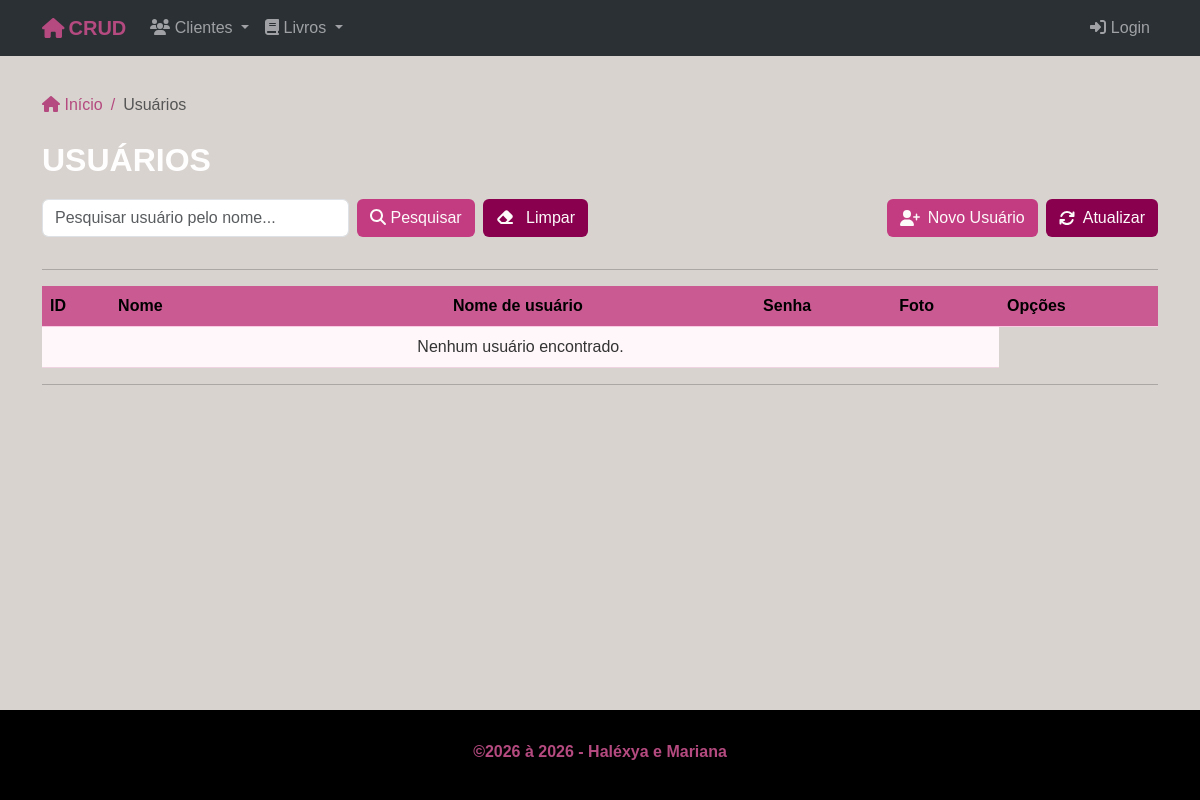
Before: /usuarios/index.php with the older database file.
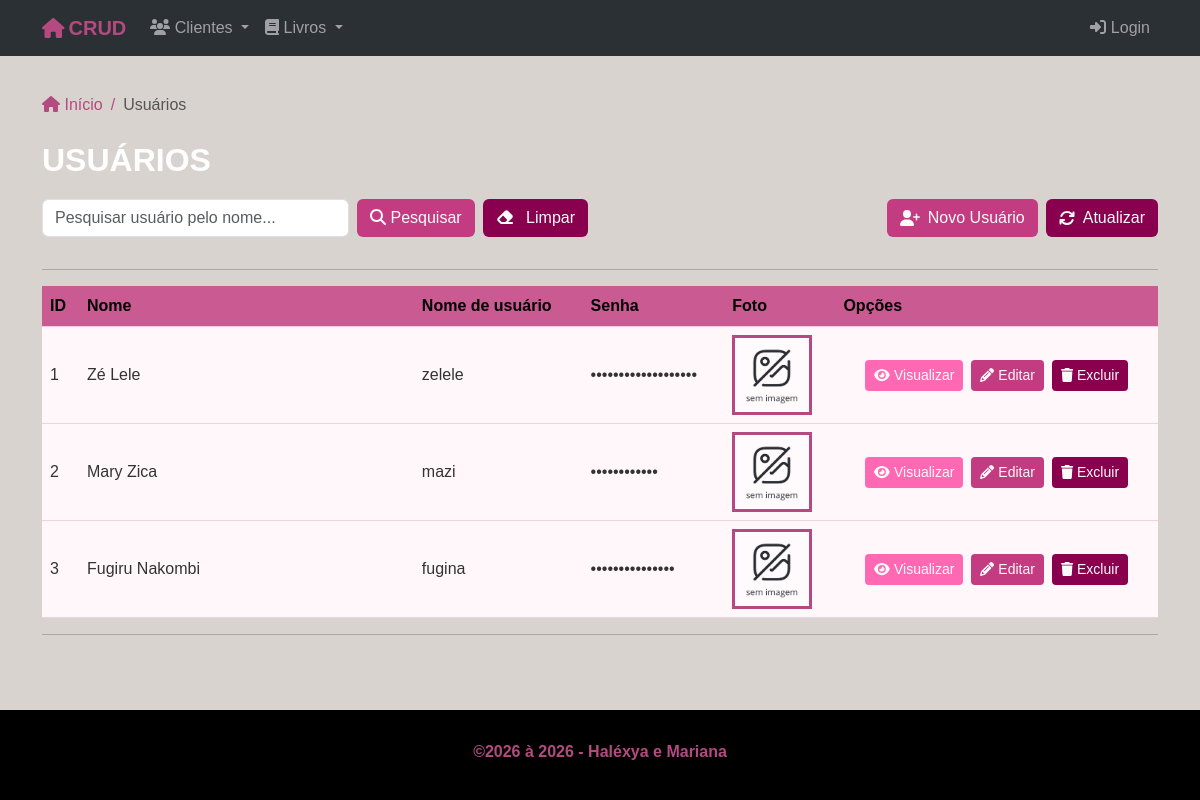
After: the same page with the newer database file.
### tables this page shows
CREATE TABLE usuarios(
    id int AUTO_INCREMENT not null PRIMARY KEY,
    nome varchar(50) not null,
    user varchar(50) not null,
    password varchar(100) not null,
    foto varchar(225)
);

### inc/database.php (called while the page is built, shortened)
<?php
function open_database()
{
    try {
        $conn = new mysqli(DB_HOST, DB_USER, DB_PASSWORD, DB_NAME);
        $conn->set_charset("utf8");
        return $conn;
    } catch (Exception $e) {
        throw new Exception("Erro ao conectar no Banco de dados:<br> {$e->getMessage()}");
    }
}
function find($table = null, $id = null)
{
    $database = open_database();
    $found = null;
    try {
        if ($id) {
            $sql = "SELECT * FROM $table WHERE id = $id";
            $result = $database->query($sql);
            if ($result->num_rows > 0) {
                $found = $result->fetch_assoc();
            }
        } else {
            $sql = "SELECT * FROM $table";
            $result = $database->query($sql);
            if ($result->num_rows > 0) {
                $found = [];
                while ($row = $result->fetch_assoc()) {
                    array_push($found, $row);
                }
            }
        }
    } catch (Exception $e) {
        $_SESSION['message'] = "Não foi possivel realizar a operação!<br>{$e->GetMessage()}";
        $_SESSION['type'] = 'danger';
    }
    return $found;
}
function find_all($table)
{
    return find($table);
}

### usuarios/functions.php (called while the page is built, shortened)
<?php
function index()
{
    $database = open_database();
    $search = trim($_GET['search'] ?? '');
    if ($search !== '') {
        $sql = "SELECT * FROM usuarios
                WHERE nome LIKE ?
                ORDER BY id DESC";
        $stmt = $database->prepare($sql);
        $termo = '%' . $search . '%';
        $stmt->bind_param("s", $termo);
        $stmt->execute();
        $result = $stmt->get_result();
        $users = $result->fetch_all(MYSQLI_ASSOC);
        $stmt->close();
    } else {
        $users = find_all('usuarios');
    }
}

### usuarios/index.php (the view, shortened to what this page needs)
<?php
include "functions.php";
index();
include HEADER_TEMPLATE;
?>
<header>
    <nav aria-label="breadcrumb" class="mb-3">
        <ol class="breadcrumb">
            <li class="breadcrumb-item">
                <a href="/SW-3Bimestre/projeto/index.php">
                    <i class="fa-solid fa-house"></i> Início
                </a>
            </li>
            <li class="breadcrumb-item active" aria-current="page">
                Usuários
            </li>
        </ol>
    </nav>
    <div>
        <h2 class="colordeco">Usuários</h2>
    </div>
    <div class="row">
        <div class="col-md-6">
            <form action="index.php" method="GET" class="mb-3">
                <div class="d-flex align-items-center justify-content-start gap-2">
                    <div class="flex-grow-1" style="min-width: 180px; max-width: 350px;">
                        <input type="text" name="search" class="form-control"
                            placeholder="Pesquisar usuário pelo nome..."
                            value="<?= htmlspecialchars($_GET['search'] ?? '', ENT_QUOTES, 'UTF-8'); ?>">
                    </div>
                    <button type="submit" class="btn bg-pink2">
                        <i class="fa-solid fa-magnifying-glass"></i>
                        Pesquisar
                    </button>
                    <a href="index.php" class="btn bg-pink3">
                        <i class="fa-solid fa-eraser me-2"></i>
                        Limpar
                    </a>
                </div>
            </form>
        </div>
        <div class="col-md-6">
            <div class="d-flex justify-content-end">
                <div class="d-flex align-items-center gap-2">
                    <a href="add.php" class="btn bg-pink2 d-flex align-items-center gap-2">
                        <i class="fa-solid fa-user-plus"></i>
                        Novo Usuário
                    </a>
                    <a href="index.php" class="btn bg-pink3 d-flex align-items-center gap-2">
                        <i class="fa-solid fa-arrows-rotate"></i>
                        Atualizar
                    </a>
                </div>
            </div>
        </div>
    </div>
</header>
<hr>
<table class="table table-hover tabela-clientes">
    <thead>
        <tr>
            <th>ID</th>
            <th width="30%">Nome</th>
            <th>Nome de usuário</th>
            <th>Senha</th>
            <th>Foto</th>
            <th>Opções</th>
        </tr>
    </thead>
    <tbody>
        <?php if (!empty($users)): ?>
            <?php foreach ($users as $user): ?>
                <tr>
                    <td>
                        <?= (int) $user['id']; ?>
                    </td>
                    <td>
                        <?= htmlspecialchars($user['nome'], ENT_QUOTES, 'UTF-8'); ?>
                    </td>
                    <td>
                        <?= htmlspecialchars($user['user'], ENT_QUOTES, 'UTF-8'); ?>
                    </td>
                    <td>
                        <?= str_repeat('•', strlen($user['password'])); ?>
                    </td>
                    <td>
                        <?php
                        $caminhoImagem = !empty($user['foto'])
                            ? '/SW-3Bimestre/projeto/' . ltrim($user['foto'], '/')
                            : '/SW-3Bimestre/projeto/img/no-image.png';
                        ?>
                        <img src="<?= htmlspecialchars($caminhoImagem, ENT_QUOTES, 'UTF-8') ?>"
                            alt="Foto de <?= htmlspecialchars($user['nome'], ENT_QUOTES, 'UTF-8') ?>" style="width: 80px; height: 80px; object-fit: cover;
               border: 3px solid #b44a7f; display: block;" onerror="this.style.display='none';">
                    </td>
                    <td class="actions text-end">
                        <div class="d-flex justify-content-center align-items-center gap-2 flex-wrap">
                            <a href="view.php?id=<?= (int) $user['id']; ?>" class="btn btn-sm bg-pink1">
                                <i class="fa-solid fa-eye"></i>
                                Visualizar
                            </a>
                            <a href="edit.php?id=<?= (int) $user['id']; ?>" class="btn btn-sm bg-pink2">
                                <i class="fa-solid fa-pencil"></i>
                                Editar
                            </a>
                            <a href="#" class="btn btn-sm bg-pink3" data-bs-toggle="modal" data-bs-target="#delete-modal"
                                data-customer="<?= (int) $user['id']; ?>">
                                <i class="fa-solid fa-trash"></i>
                                Excluir
                            </a>
                        </div>
                    </td>
                </tr>
            <?php endforeach; ?>
        <?php else: ?>
            <tr>
                <td colspan="5" class="text-center">
                    Nenhum usuário encontrado.
                </td>
            </tr>
        <?php endif; ?>
    </tbody>
</table>
<?php
include FOOTER_TEMPLATE;
?>

### inc/header.php (shortened to what this page needs)
<!DOCTYPE html>
<html lang="pt-br">
<head>
    <link rel="stylesheet" href="<?= BASEURL; ?>css/bootstrap.min.css">
    <link rel="stylesheet" href="<?= BASEURL; ?>css/all.min.css">
    <link rel="stylesheet" href="<?= BASEURL; ?>css/styles.css">
</head>
<body>
    <nav class="navbar navbar-expand-lg bg-body-tertiary fixed-top" data-bs-theme="dark">
        <div class="container">
            <a class="navbar-brand d-flex align-items-center gap-1 colordeco1" href="<?= BASEURL; ?>"><i
                    class="fa-solid fa-house"></i>CRUD</a>
            <div class="collapse navbar-collapse" id="navbarproj">
                <ul class="navbar-nav me-auto mb-2 mb-lg-0">
                    <li class="nav-item dropdown">
                        <a class="nav-link dropdown-toggle" href="#" role="button" data-bs-toggle="dropdown"
                            aria-expanded="false">
                            <i class="fa-solid fa-users"></i>
                            Clientes
                        </a>
                    </li>
                    <li class="nav-item dropdown">
                        <a class="nav-link dropdown-toggle" href="#" role="button" data-bs-toggle="dropdown"
                            aria-expanded="false">
                            <i class="fa-solid fa-book"></i>
                            Livros
                        </a>
                    </li>
                </ul>
                <ul class="navbar-nav ms-auto mb-2 mb-lg-0">
                    <?php if (isset($_SESSION['user'])): ?>
                        <li class="nav-item">
                            <a class="nav-link" href="<?= BASEURL; ?>inc/logout.php">
                                <i class="fa-solid fa-person-walking-arrow-right"></i>
                                Desconectar
                            </a>
                        </li>
                    <?php else: ?>
                        <li class="nav-item">
                            <a class="nav-link" href="<?= BASEURL; ?>inc/login.php">
                                <i class="fa-solid fa-right-to-bracket"></i>
                                Login
                            </a>
                        </li>
                    <?php endif; ?>
                </ul>
            </div>
        </div>
    </nav>
    <main class="container container-top">

### inc/footer.php (shortened to what this page needs)
	<hr>
	</main>
	<footer>
        <?php $dt = new DateTime("now", new DateTimeZone("America/Sao_Paulo"));?>
		<p>&copy;2026 à <?= $dt->format("Y");?> - Haléxya e Mariana</p>
	</footer>
</body>
</html>

### css/styles.css (style rules this page uses)
body { display: flex; flex-direction: column; min-height: 100vh; font-family: 'Poppins', sans-serif; background: #d8d3cf; }
.container-top { padding-top: 15px; }
.breadcrumb { background-color: transparent; padding: 8px 0; margin-bottom: 12px; }
.breadcrumb-item a { color: #b44a7f; text-decoration: none; }
.breadcrumb-item.active { color: #555; }
.breadcrumb-item + .breadcrumb-item::before { color: #b44a7f; }
.colordeco1 { color: #b44a7f; text-transform: uppercase; font-weight: 700; }
.colordeco { color: #fffefe; text-transform: uppercase; font-weight: 700; margin-bottom: 20px; }
.bg-pink1 { background: #ff69b4; color: #fdfafa; }
.bg-pink2 { background: #c33b80; color: #fdfafa; }
.bg-pink3 { background: #89004f; color: #fdfafa; }
.tabela-clientes thead th { background-color: #ca5a92; color: #000; border-color: #facce3; vertical-align: middle; }
.tabela-clientes tbody tr td { background-color: #fff7fa; color: #333333; border-color: #f0d3e0; vertical-align: middle; }
.tabela-clientes { border-color: #e8bfd1; }
footer { background: black; padding: 20px 0; margin-top: auto; }
footer p { color: #b44a7f; text-align: center; margin-top: 10px; font-weight: 700; }

### inc/header.php (style rules this page uses)
body { padding-top: 70px; }

Changed rows visible on the page:
added usuarios: id "1", nome "Zé Lele", user "zelele", password "•••••••••••••••••••"
added usuarios: id "2", nome "Mary Zica", user "mazi", password "••••••••••••"
added usuarios: id "3", nome "Fugiru Nakombi", user "fugina", password "•••••••••••••••"
Other visible differences:
text no longer shown: "Nenhum usuário encontrado."
